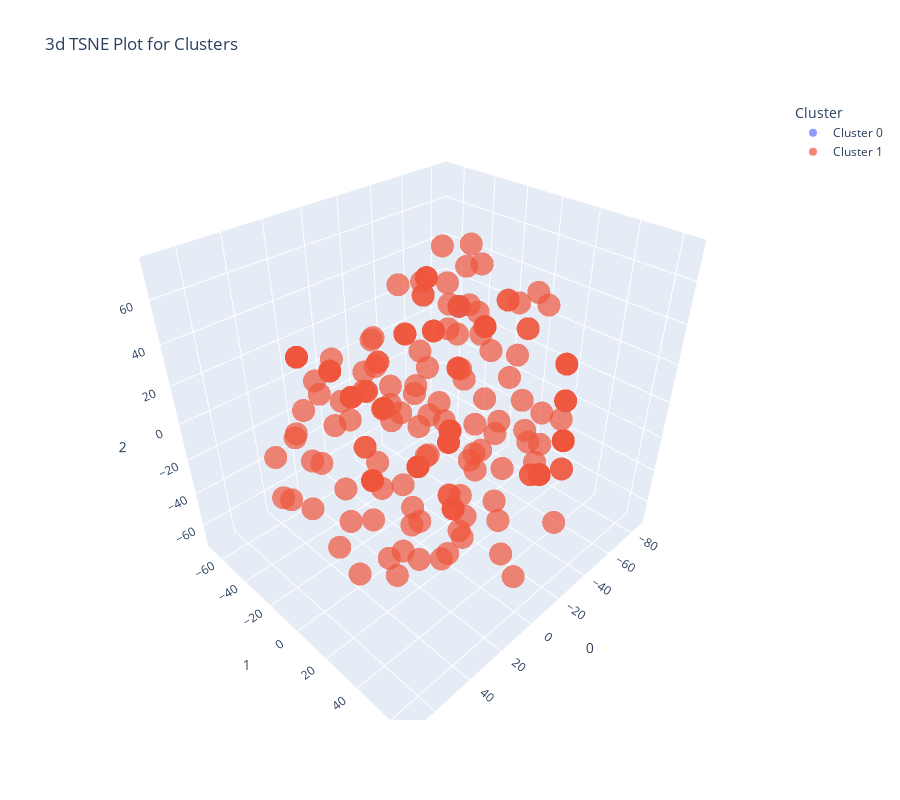

The notebook cell this image was saved under:
### Code cell
plot_model(kmeans, plot='tsne')

### Figure 1 — Plotly figure (JSON) as saved in the notebook; plotly's stock layout.template omitted (floating-point values rounded to 4 significant figures; data arrays with more than 128 entries replaced by an {"elided": "..."} marker saying what was removed)
{"data": [{"customdata": [["POST"]], "hovertemplate": "Cluster=Cluster 0<br>0=%{x}<br>1=%{y}<br>2=%{z}<br>Feature=%{customdata[0]}<extra></extra>", "legendgroup": "Cluster 0", "marker": {"color": "#636efa", "opacity": 0.7, "symbol": "circle"}, "mode": "markers", "name": "Cluster 0", "scene": "scene", "showlegend": true, "type": "scatter3d", "x": [-16.71], "y": [6.35], "z": [52.65]}, {"customdata": {"elided": "327x1 str values"}, "hovertemplate": "Cluster=Cluster 1<br>0=%{x}<br>1=%{y}<br>2=%{z}<br>Feature=%{customdata[0]}<extra></extra>", "legendgroup": "Cluster 1", "marker": {"color": "#EF553B", "opacity": 0.7, "symbol": "circle"}, "mode": "markers", "name": "Cluster 1", "scene": "scene", "showlegend": true, "type": "scatter3d", "x": {"elided": "327 float values"}, "y": {"elided": "327 float values"}, "z": {"elided": "327 float values"}}], "layout": {"height": 800, "legend": {"title": {"text": "Cluster"}, "tracegroupgap": 0}, "scene": {"domain": {"x": [0, 1], "y": [0, 1]}, "xaxis": {"title": {"text": "0"}}, "yaxis": {"title": {"text": "1"}}, "zaxis": {"title": {"text": "2"}}}, "title": {"text": "3d TSNE Plot for Clusters"}, "width": 900}}
